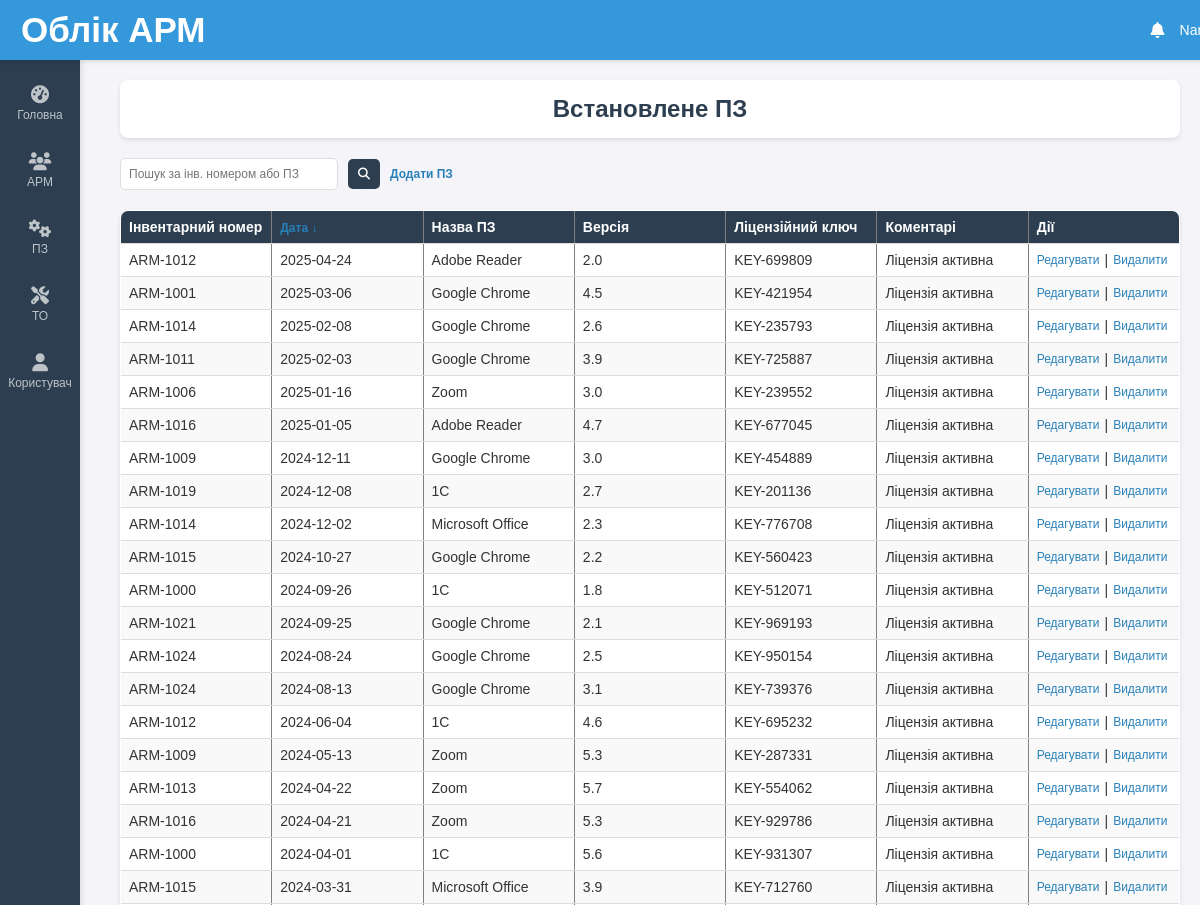
The page /software (upper part) on the database as committed earlier.
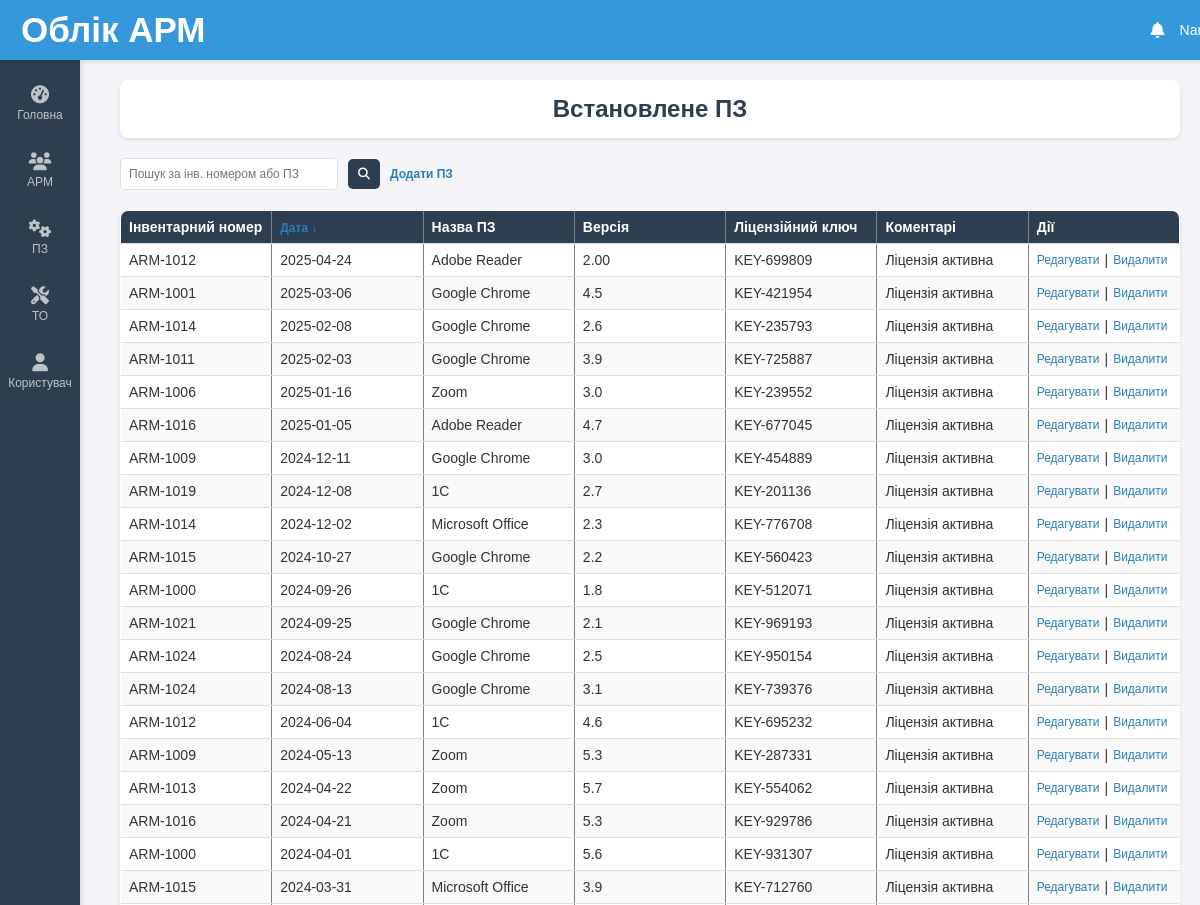
The same page on the database as committed later.
### tables this page shows
CREATE TABLE software (
    id INTEGER PRIMARY KEY AUTOINCREMENT,
    inventory_number TEXT,
    date TEXT,
    software_name TEXT,
    version TEXT,
    license_key TEXT,
    comments TEXT
);

### routes.py (the view)
@main_bp.route('/software', methods=['GET', 'POST'])
def software():
    try:
        sort_by_date = request.args.get('sort_by_date', 'desc')
        search_term = request.form.get('search_term') or request.args.get('search_term')
        conn = get_db_connection()
        cur = conn.cursor()
        query = "SELECT * FROM software WHERE 1=1"
        params = []
        if search_term:
            query += " AND (inventory_number LIKE ? OR software_name LIKE ?)"
            params.extend([f"%{search_term}%", f"%{search_term}%"])
        query += f" ORDER BY date {sort_by_date}"
        cur.execute(query, params)
        software_records = cur.fetchall()
        conn.close()
        return render_template('software.html',
                               software_records=software_records,
                               sort_by_date=sort_by_date,
                               search_term=search_term)
    except Exception as e:
        return f"Помилка: {e}", 500

### db.py (called while the page is built)
def get_db_connection():
    try:
        conn = sqlite3.connect('workplaces.db')
        conn.row_factory = sqlite3.Row
        return conn
    except sqlite3.Error as e:
        raise Exception(f"Помилка підключення до бази даних: {e}")

### templates/software.html (shortened to what this page needs)
{% extends "base.html" %}
{% block content %}
    <div class="header">
        <h1>Встановлене ПЗ</h1>
    </div>
    <form method="POST" action="/software" class="search-form">
        <input type="text" name="search_term" placeholder="Пошук за інв. номером або ПЗ" value="{{ search_term or '' }}">
        <button type="submit"><i class="fas fa-search"></i></button>
        <a href="/add_software" class="add-button">Додати ПЗ</a>
    </form>
    <table border="1">
        <thead>
            <tr>
                <th>Інвентарний номер</th>
                <th>
                    <a href="{{ url_for('main.software', sort_by_date='asc' if sort_by_date == 'desc' else 'desc', search_term_inventory=search_term_inventory, search_term_name=search_term_name) }}">
                        Дата {{ '↑' if sort_by_date == 'asc' else '↓' }}
                    </a>
                </th>
                <th>Назва ПЗ</th>
                <th>Версія</th>
                <th>Ліцензійний ключ</th>
                <th>Коментарі</th>
                <th>Дії</th>
            </tr>
        </thead>
        <tbody>
            {% for software in software_records %}
            <tr>
                <td>{{ software['inventory_number'] }}</td>
                <td>{{ software['date'] }}</td>
                <td>{{ software['software_name'] }}</td>
                <td>{{ software['version'] }}</td>
                <td>{{ software['license_key'] }}</td>
                <td>{{ software['comments'] }}</td>
                <td>
                    <div class="action-links">
                        <a href="/edit_software/{{ software['id'] }}">Редагувати</a> |
                        <a href="/delete_software/{{ software['id'] }}" onclick="return confirm('Точно видалити?')">Видалити</a>
                    </div>
                </td>
            </tr>
            {% endfor %}
        </tbody>
    </table>
{% endblock %}

Rows that differ between the two databases and show on the page:
changed software "KEY-699809": version "2.0" → "2.00"
